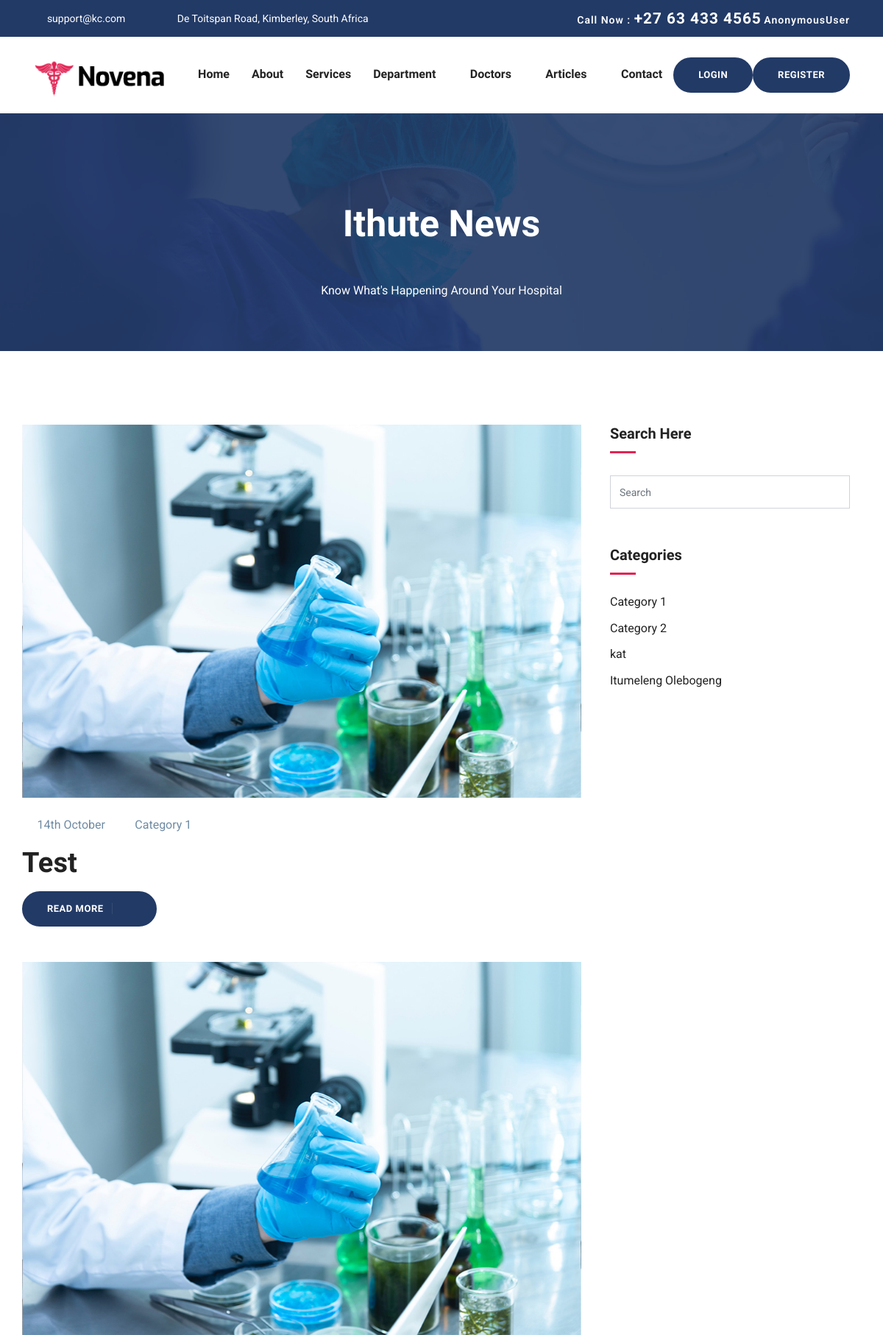
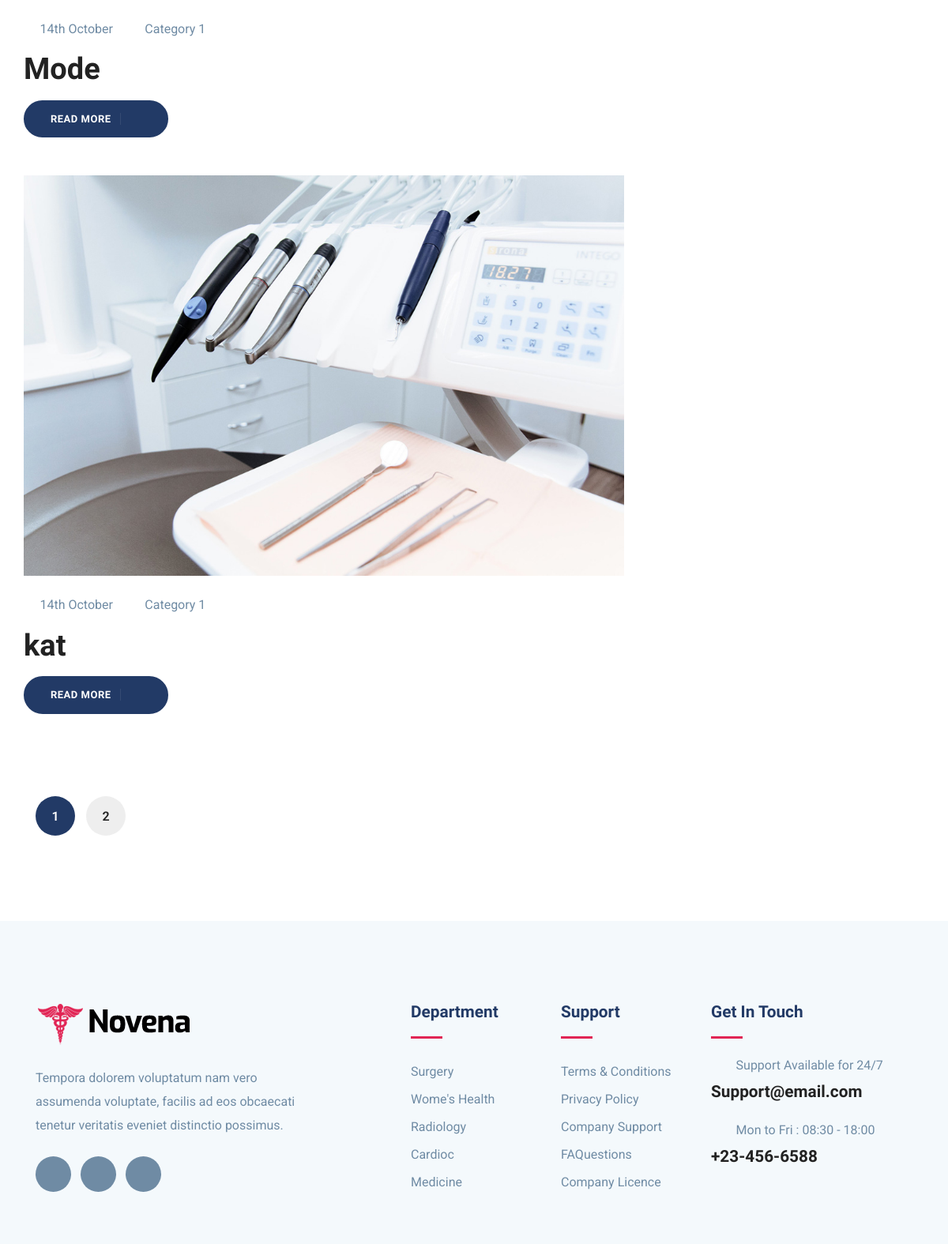
The page /blog/blog/ (upper part) on the database its author committed (2 pictures, top to bottom).
### blog/models.py (models this page shows, shortened)
class Article(models.Model):
    title = models.CharField(max_length=200)
    category = models.ForeignKey(Category, on_delete=models.CASCADE)
    content = models.TextField()
    author = models.ForeignKey(User, on_delete=models.CASCADE)  # If you want to associate articles with users
    date = models.DateTimeField(auto_now_add=True)
    picture = models.ImageField(upload_to='article_images/')  # Define the upload path for article pictures

class Category(models.Model):
    name = models.CharField(max_length=100, unique=True)
    description = models.TextField()

### blog/views.py (the view)
# urls.py: path('blog/', views.blog, name='blog'), # For the main page
def blog(request):
    articles_list = Article.objects.all()
    categories =Category .objects.all()
    page = request.GET.get('page')
    paginator = Paginator(articles_list, 3)  # Show 3 articles per page
    try:
        articles = paginator.page(page)
    except PageNotAnInteger:
        articles = paginator.page(1)
    except EmptyPage:
        articles = paginator.page(paginator.num_pages)
    context = {
        'articles': articles,
        'categories':categories,
    }
    return render(request, 'blog/index.html', context)

### templates/blog/index.html (shortened to what this page needs)
{% extends 'base.html' %}
{% block content %}
{% load static %}
<body id="top">
  <section class="page-title bg-1">
    <div class="container">
      <div class="row">
        <div class="col-md-12">
          <div class="block text-center">
            <h1 class="text-capitalize mb-5 text-lg">Ithute News</h1>
            <span class="text-white">Know What's Happening Around Your Hospital</span><br>
          </div>
        </div>
      </div>
    </div>
  </section>
  <section class="section blog-wrap">
    <div class="container">
      <div class="row">
        <div class="col-lg-8">
          <div class="row">
            <div class="row">
				{% if articles %}
				{% for article in articles %}
				  <div class="col-lg-12 col-md-12 mb-5">
					<div class="blog-item" data-category="{{ article.category.name|lower }}">
					  <div class="blog-thumb">
						<img src="{{ article.picture.url }}" alt="{{ article.title }}" class="img-fluid">
					  </div>
					  <div class="blog-item-content">
						<div class="blog-item-meta mb-3 mt-4">
						  <span class="text-black text-capitalize mr-3">
							<i class="icofont-calendar mr-1"></i> {{ article.date|date:"jS F" }}
						  </span>
						  <span class="text-black text-capitalize mr-3">
							<i class="icofont-folder-open mr-1"></i> {{ article.category.name }}
						  </span>
						</div>
						<h2 class="mt-3 mb-3"><a href="{% url 'blog_details' article.pk %}">{{ article.title }}</a></h2>
						<a href="{% url 'blog_details' article.pk %}" target="_blank" class="btn btn-main btn-icon btn-round-full">Read More <i class="icofont-simple-right ml-2"></i></a>
					  </div>
					</div>
				  </div>
				{% endfor %}
			  {% else %}
				<div class="col-lg-12">
				  <p>No articles found</p>
				</div>
			  {% endif %}
            </div>
          </div>
        </div>
        <div class="col-lg-4">
          <div class="sidebar-wrap pl-lg-4 mt-5 mt-lg-0">
			<div class="sidebar-widget search mb-3">
				<h5>Search Here</h5>
				<form action="{% url 'search_articles' %}" class="search-form" method="get">
					<input type="text" class="form-control" placeholder="Search" name="q" id="articleSearch">
				</form>
			</div>
            <div class="sidebar-widget category mb-3">
				<h5 class="mb-4">Categories</h5>
				<ul class="list-unstyled">
					{% for category in categories %}
						<li class="align-items-center">
							<a href="{% url 'category_articles' category.id %}">{{ category.name }}</a>
						</li>
					{% endfor %}
				</ul>
			</div>
          </div>
        </div>
      </div>
      <div class="row mt-5">
        <div class="col-lg-8">
          <nav class="pagination py-2 d-inline-block">
			{% if articles %}
			<div class="nav-links">
			  <span aria-current="page" class="page-numbers current">{{ articles.number }}</span>
			  {% if articles.has_next %}
				<a class="page-numbers" href="?page={{ articles.paginator.num_pages }}">{{ articles.paginator.num_pages }}</a>
			  {% endif %}
			</div>
		  {% endif %}
          </nav>
        </div>
      </div>
    </div>
  </section>
  {% endblock content %}

### static/css/style.css (style rules this page uses)
html { overflow-x: hidden; }
body { line-height: 1.6; font-family: "Roboto", sans-serif; -webkit-font-smoothing: antialiased; font-size: 16px; color: #6F8BA4; font-weight: 400; }
h1, .h1, h2, .h2, h3, .h3, h4, .h4, h5, .h5, h6, .h6 { font-family: "Exo", sans-serif; font-weight: 700; color: #222; }
h1, .h1 { font-size: 2.5rem; }
h2, .h2 { font-size: 44px; }
h5, .h5 { font-size: 1.25rem; }
input[type="email"], input[type="password"], input[type="text"], input[type="tel"] { box-shadow: none; height: 45px; outline: none; font-size: 14px; }
.form-control { box-shadow: none; border-radius: 0; }
.btn { display: inline-block; font-size: 14px; font-size: 0.8125rem; font-weight: 700; letter-spacing: .5px; padding: .75rem 2rem; font-family: "Exo", sans-serif; text-transform: uppercase; border-radius: 5px; border: 2px solid transparent; transition: all .35s ease; }
.btn.btn-icon i { border-left: 1px solid rgba(255, 255, 255, 0.09); padding-left: 15px; }
.btn-main { background: #223a66; color: #fff; border-color: #223a66; }
.btn-round-full { border-radius: 50px; }
.section { padding: 100px 0; }
.text-lg { font-size: 3.75rem; }
a { color: #222; text-decoration: none; transition: all .35s ease; }
.page-title { padding: 120px 0px 70px 0px; position: relative; }
.page-title .block h1 { color: #fff; }
.text-lg { font-size: 50px; }
.bg-1 { background: url("../images/bg/22.jpg") no-repeat 50% 50%; background-size: cover; position: relative; }
.blog-item-content h2 { font-weight: 600; font-size: 38px; }
.nav-links .page-numbers { display: inline-block; width: 50px; height: 50px; border-radius: 100%; background: #eee; text-align: center; padding-top: 13px; font-weight: 600; margin-right: 10px; }
.nav-links .page-numbers.current { background: #223a66; color: #fff; }
.sidebar-widget { margin-bottom: 30px; padding-bottom: 35px; }
.sidebar-widget h5 { margin-bottom: 30px; position: relative; padding-bottom: 15px; }
.sidebar-widget h5:before { position: absolute; content: ""; left: 0px; bottom: 0px; width: 35px; height: 3px; background: #e12454; }
.sidebar-widget.category ul li { margin-bottom: 10px; }
.sidebar-widget.category ul li a { color: #222; transition: all 0.3s ease; }
.search-form { position: relative; }

### rows shown on the page
Article: picture (picture), date "14th October", category.name "Category 1", title "Test"
Article: picture (picture), date "14th October", category.name "Category 1", title "Mode"
Article: picture (picture), date "14th October", category.name "Category 1", title "kat"
Category: name "Category 1"
Category: name "Category 2"
Category: name "kat"
Category: name "Itumeleng Olebogeng"

### other values the page prints
{{ request.user }} "AnonymousUser"
{{ articles.number }} "1"
{{ articles.paginator.num_pages }} "2"
